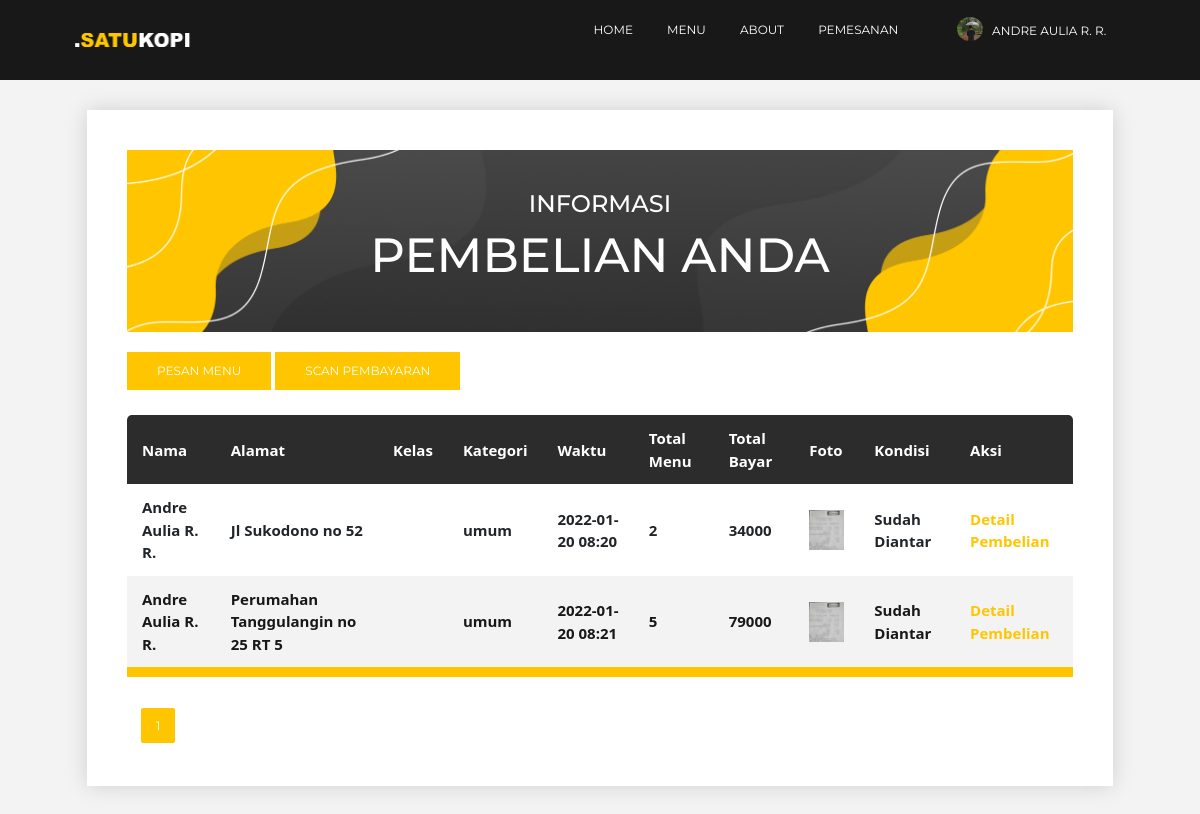
The page /pembeli/data-pembelian.php (signed in) on the database its author committed.
### tables this page shows
CREATE TABLE `dt_pembelian` (
  `id_pembelian` int(255) UNSIGNED NOT NULL,
  `nama` text NOT NULL,
  `alamat` varchar(255) NOT NULL,
  `kelas` varchar(255) NOT NULL,
  `kategori` varchar(255) NOT NULL,
  `waktu` varchar(255) NOT NULL,
  `total_menu` varchar(255) NOT NULL,
  `total_bayar` int(255) NOT NULL,
  `foto` varchar(255) NOT NULL,
  `id_user` int(255) NOT NULL,
  `kondisi` varchar(255) NOT NULL,
  `status` enum('0','1','2','') NOT NULL
);

### pembeli/data-pembelian.php (the view, shortened to what this page needs)
<!DOCTYPE html>
<html>
<head>
	<link rel="stylesheet" href="data-pembelian.css">
	<?php require_once 'header.php'; ?>
</head>
<body>
 <?php include_once("koneksi.php"); ?>
<section id="tampilan-1">
    <div class="navbar">
        <div class="navbar-kiri">
            <img src="../gambar/logo-nav.png">
        </div>
        <div class="navbar-tengah">
            <ul>
            <li><a href="home.php">Home</a></li>
            <li><a href="menu.php">Menu</a></li>
            <li><a href="about.php">About</a></li>
            <li class="dropdown"><a href="#.php">Pemesanan</a>
        </ul>
        </div>
        <div class="navbar-kanan">
            <div class="nav-k-kiri">
                <div class="kiri-foto">
                    <img src="../gambar/<?php echo $_SESSION['user_global']->foto ?>">
                </div>
            </div>
            <div class="nav-k-kanan">
                <ul>
                    <li class="dropdown"><a href="profil.php"><?php echo $_SESSION['user_global']->nama ?></a>
            </li>
        </ul>
            </div>
        </div>
    </div>
</section>
	<section id="tampilan-2">
		<div class="container-1">
        <div class="atas">
        <h1>INFORMASI</h1>
        <h2>PEMBELIAN ANDA</h2>
    </div>
        <div class="tombol-1">
        <a href="add-pembelian.php">
            <button type="submit" name="" value="">PESAN MENU</button></a>
            <a href="scan.php">
            <button type="submit" name="" value="">SCAN PEMBAYARAN</button></a>
        </div>
         <table class="table-conten">
  <thead>
   <tr>
    <th>Nama</th>
    <th>Alamat</th>
    <th>Kelas</th>
    <th>Kategori</th>
    <th>Waktu</th>
    <th>Total Menu</th>
    <th>Total Bayar</th>
    <th>Foto</th>
    <th>Kondisi</th>
    <th>Aksi</th>
   </tr>
  </thead>
  <tbody>
    <?php
        $batas = 10;
        $id_saya = $_SESSION['user_global']->id_user;
        $qjum = mysqli_query($koneksi,"SELECT * FROM dt_pembelian WHERE id_user = $id_saya ORDER BY id_pembelian");
        $jum = mysqli_num_rows($qjum);
        $halaman = ceil($jum/$batas);
        $page = (isset($_GET['page'])) ? $_GET["page"]:1;
        $posisi =($page - 1) * $batas;
   $query = mysqli_query($koneksi, "SELECT * FROM dt_pembelian WHERE id_user = $id_saya LIMIT $posisi,$batas");
   while ($d = $query->fetch_assoc()) :
    ?>
                <tr>
                    <td><?php echo $d['nama']; ?></td>
                    <td><?php echo $d['alamat']; ?></td>
                    <td><?php echo $d['kelas']; ?></td>
                    <td><?php echo $d['kategori']; ?></td>
                    <td><?php echo $d['waktu']; ?></td>
                    <td><?php echo $d['total_menu']; ?></td>
                    <td><?php echo $d['total_bayar']; ?></td>
                    <?php
                    if($d['status']=="1" || $d['status']=="2"){
                    ?> <td><img src="../gambar/<?php echo $d['foto'] ?>" width="35" height="40"></td> <?php
                    }else{ ?>
                    <td><a href="upload-bukti.php?id_pembelian=<?= $d['id_pembelian']; ?>"><button>Upload</button></a></td>
                    <?php
                    }
                    ?>
                    <td><?php echo $d['kondisi']; ?></td>
      <td><a href="detail-data-pembelian.php?id_pembelian=<?= $d['id_pembelian']; ?>">Detail Pembelian</a></td>
    </tr>
    <?php endwhile; ?>
  </tbody>
 </table>
 <div class="paging">
            <?php
            for ($x=1; $x<=$halaman; $x++) {
            ?>
            <a <?php if($x==$page){echo"class ='active' ";} ?> href="?page=<?php echo $x; ?>">
                <?php echo $x; ?>
            </a>
               <?php
            }
            ?>
        </div>
        </section>
</body>
</html>

### pembeli/header.php (shortened to what this page needs)
<!DOCTYPE html>
  <html lang="en">
  <head>
<link rel="stylesheet" href="https://stackpath.bootstrapcdn.com/bootstrap/4.5.0/css/bootstrap.min.css">
    <link rel="stylesheet" type="text/css" href="https://stackpath.bootstrapcdn.com/font-awesome/4.7.0/css/font-awesome.min.css">
    <link href="https://cdn.jsdelivr.net/npm/bootstrap@5.0.1/dist/css/bootstrap.min.css" rel="stylesheet">
  </head>
  <body>

### pembeli/data-pembelian.css (style rules this page uses)
* { margin: 0px; padding: 0px; }
#tampilan-1 { height: 10vh; background-color: #2c2c2c; }
.navbar { width: 100%; height: 100%; display: flex; background-color: #181818; }
.navbar .navbar-kiri { width: 20%; height: 100%; display: flex; justify-content: center; align-items: center; }
.navbar .navbar-kiri img { width: 50%; }
.navbar .navbar-tengah { width: 60%; height: 100%; padding-left: 25%; padding-top: 0.7%; }
.navbar .navbar-tengah ul li { list-style: none; display: inline-block; margin-left: 20px; margin-right: 10px; }
.navbar .navbar-tengah ul li a { text-decoration: none; color: white; text-transform: uppercase; font-family: 'Montserrat', sans-serif; font-size: 1vw; }
.navbar .navbar-kanan { width: 20%; height: 100%; }
.navbar .navbar-kanan .nav-k-kiri { width: 17%; height: 100%; float: left; padding: 7px; }
.navbar .navbar-kanan .nav-k-kiri .kiri-foto img { height: 100%; width: 100%; top:0; left:0; object-fit: cover; border-radius: 100%; border-style: none; }
.navbar .navbar-kanan .nav-k-kanan { width: 83%; height: 100%; float: right; padding-top: 4%; }
.navbar .navbar-kanan .nav-k-kanan ul li { list-style: none; display: inline-block; margin-left: -30px; }
.navbar .navbar-kanan .nav-k-kanan ul li a { text-decoration: none; color: white; text-transform: uppercase; font-family: 'Montserrat', sans-serif; font-size: 1vw; }
#tampilan-2 { height: 100%; background: #f3f3f3; justify-content: center; display: flex; padding: 30px; }
.container-1 { height: 100%; width: 90%; padding: 10px; background-color: white; padding: 40px; box-shadow: 0 0 20px rgba(0,0,0,0.15); }
.container-1 .atas { background-image: url(../gambar/Background-data.jpg); background-position: center; background-size: cover; width: 100%; height: 20%; margin-bottom: 20px; text-align: center; padding: 40px; }
.container-1 .atas h1 { font-family: 'Montserrat', sans-serif; font-size: 2vw; color: white }
.container-1 .atas h2 { font-family: 'Montserrat', sans-serif; font-size: 4vw; color: white }
.container-1 .tombol-1 button { background: #ffc600; text-decoration: none; font-family: 'Montserrat', sans-serif; font-size: 1vw; padding: 10px 30px; color: white; border-style: none; }
.table-conten { border-collapse: collapse; width: 100%; font-size: 15px; margin: 25px 0; border-radius: 5px 5px 0px 0px; overflow: hidden; }
.table-conten thead tr { background-color: #2c2c2c; color: white; text-align: left; border-spacing: 50px; padding: 20px; }
.table-conten th, .table-conten td { padding: 12px 15px; font-weight: bold; }
.table-conten tbody tr { margin: 25px; }
.table-conten td a { text-decoration: none; color: #ffc600; }
.table-conten tbody tr:nth-of-type(even) { background-color: #f3f3f3; font-weight: bold; color: #181818; }
.table-conten tbody tr:last-of-type { border-bottom: 10px solid #ffc600 }
.container-1 .paging { margin: 0px auto; padding: 10px; }
.container-1 .paging a { padding: 10px 15px 10px 15px; background-color: #181818; border-radius: 2px; text-decoration: none; margin: 4px; color: white; text-align: center; font-family: 'Montserrat', sans-serif; font-size: 1vw; }
.container-1 a.active { background-color: #ffc600; }

### rows shown on the page
dt_pembelian: nama "Andre Aulia R. R.", alamat "Jl Sukodono no 52", kategori "umum", waktu "2022-01-20 08:20", total_menu "2", total_bayar "34000", foto (picture), kondisi "Sudah Diantar"
dt_pembelian: nama "Andre Aulia R. R.", alamat "Perumahan Tanggulangin no 25 RT 5", kategori "umum", waktu "2022-01-20 08:21", total_menu "5", total_bayar "79000", foto (picture), kondisi "Sudah Diantar"

### other values the page prints
$_SESSION['user_global']->nama "ANDRE AULIA R. R."
